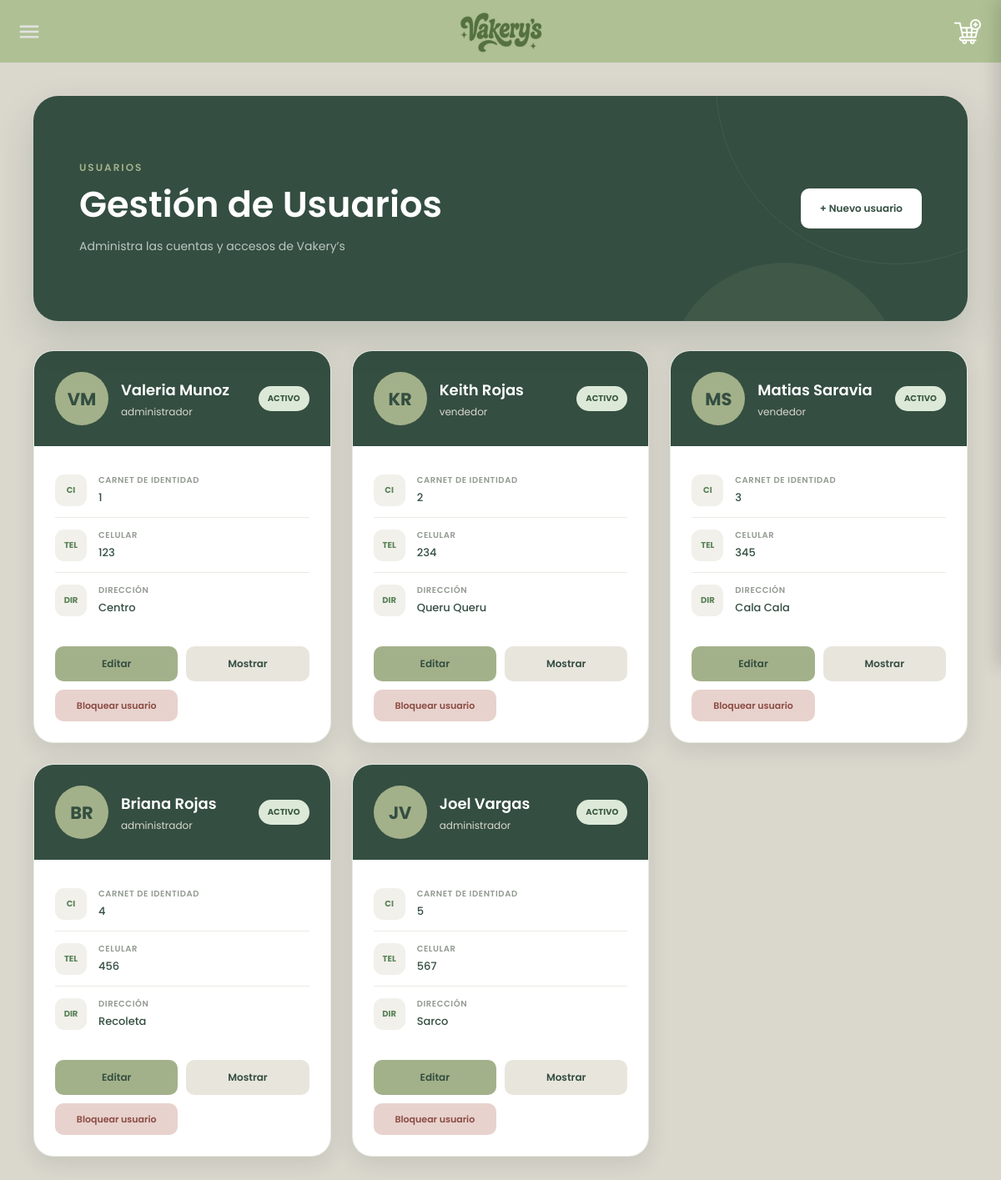
Before: /Usuarios/leerusuario.php with the older database file.
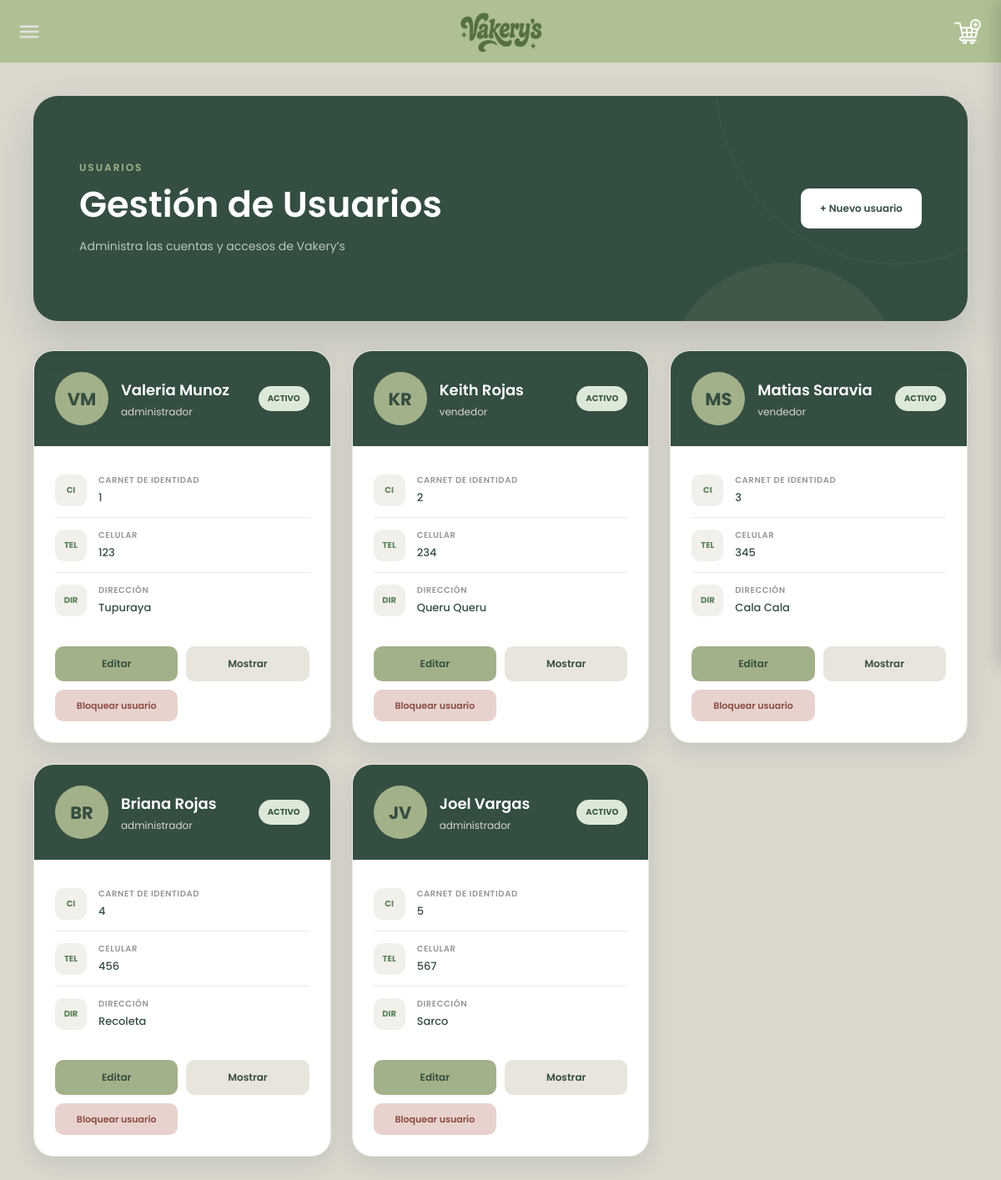
After: the same page with the newer database file.
### tables this page shows
CREATE TABLE IF NOT EXISTS `gestiondeusuarios` (
  `CI` INT NOT NULL,
  `Nombre` VARCHAR(45) NULL,
  `Direccion` VARCHAR(45) NULL,
  `Numero` INT NULL,
  `Rol` VARCHAR(45) NULL,
  `Estado` VARCHAR(45) NULL,
  PRIMARY KEY (`CI`)
);

### Usuarios/leerusuario.php (the view, shortened to what this page needs)
<?php
$servername = "localhost";
$username = "root";
$password = "";
$bdname = "vakerysss";
$conn = new mysqli($servername, $username, $password, $bdname);
$sql = "SELECT * FROM GestionDeUsuarios";
?>
<head>
    <link rel="stylesheet" href="estilosleerusuario.css">
</head>
<div class="usuarios-page">
    <div class="usuarios-contenedor">
        <div class="usuarios-encabezado">
            <div class="usuarios-titulo">
                <h1>Gestión de Usuarios</h1>
                <p>Administra las cuentas y accesos de Vakery’s</p>
            </div>
            <a href="crearusuario.php" class="boton-nuevo-usuario">
                + Nuevo usuario
            </a>
        </div>
        <div class="usuarios-grid">
            <?php
            $resultado = $conn->query($sql);
            if ($resultado && $resultado->num_rows > 0) {
                while ($fila = $resultado->fetch_assoc()) {
                    $CI = $fila['CI'];
                    $nombre = $fila['Nombre'];
                    $estado = strtolower(trim($fila['Estado']));
                    $partes = explode(" ", trim($nombre));
                    if (count($partes) >= 2) {
                        $iniciales = strtoupper(
                            substr($partes[0], 0, 1) .
                            substr($partes[1], 0, 1)
                        );
                    } else {
                        $iniciales = strtoupper(substr($nombre, 0, 2));
                    }
                    if ($estado == "activo") {
                        $claseEstado = "estado-activo";
                    } else {
                        $claseEstado = "estado-bloqueado";
                    }
                    echo "
                    <div class='usuario-card'>
                        <div class='usuario-top'>
                            <div class='usuario-avatar'>
                                $iniciales
                            </div>
                            <div class='usuario-nombre'>
                                <h2>".$fila['Nombre']."</h2>
                                <p>".$fila['Rol']."</p>
                            </div>
                            <span class='usuario-estado $claseEstado'>
                                ".$fila['Estado']."
                            </span>
                        </div>
                        <div class='usuario-info'>
                            <div class='usuario-dato'>
                                <div class='usuario-icono'>CI</div>
                                <div class='usuario-texto'>
                                    <small>Carnet de identidad</small>
                                    <span>".$fila['CI']."</span>
                                </div>
                            </div>
                            <div class='usuario-dato'>
                                <div class='usuario-icono'>TEL</div>
                                <div class='usuario-texto'>
                                    <small>Celular</small>
                                    <span>".$fila['Numero']."</span>
                                </div>
                            </div>
                            <div class='usuario-dato'>
                                <div class='usuario-icono'>DIR</div>
                                <div class='usuario-texto'>
                                    <small>Dirección</small>
                                    <span>".$fila['Direccion']."</span>
                                </div>
                            </div>
                        </div>
                        <div class='usuario-acciones'>
                            <a href='actualizarusuario.php?CI=$CI'>
                                <button type='button' class='usuario-boton usuario-editar'>
                                    Editar
                                </button>
                            </a>
                            <a href='mostrarusuario.php?CI=$CI'>
                                <button type='button' class='usuario-boton usuario-mostrar'>
                                    Mostrar
                                </button>
                            </a>
                    ";
                    if ($estado == "activo") {
                        echo "
                            <a href='bloquear.php?CI=$CI'>
                                <button type='button' class='usuario-boton usuario-bloquear'>
                                    Bloquear usuario
                                </button>
                            </a>
                        ";
                    }
                    echo "
                        </div>
                    </div>
                    ";
                }
            } else {
                echo "
                <div class='sin-usuarios'>
                    No hay usuarios registrados.
                </div>
                ";
            }
            ?>
        </div>
    </div>
</div>

Changed rows visible on the page:
changed gestiondeusuarios "VM": Direccion "Centro" → "Tupuraya"
